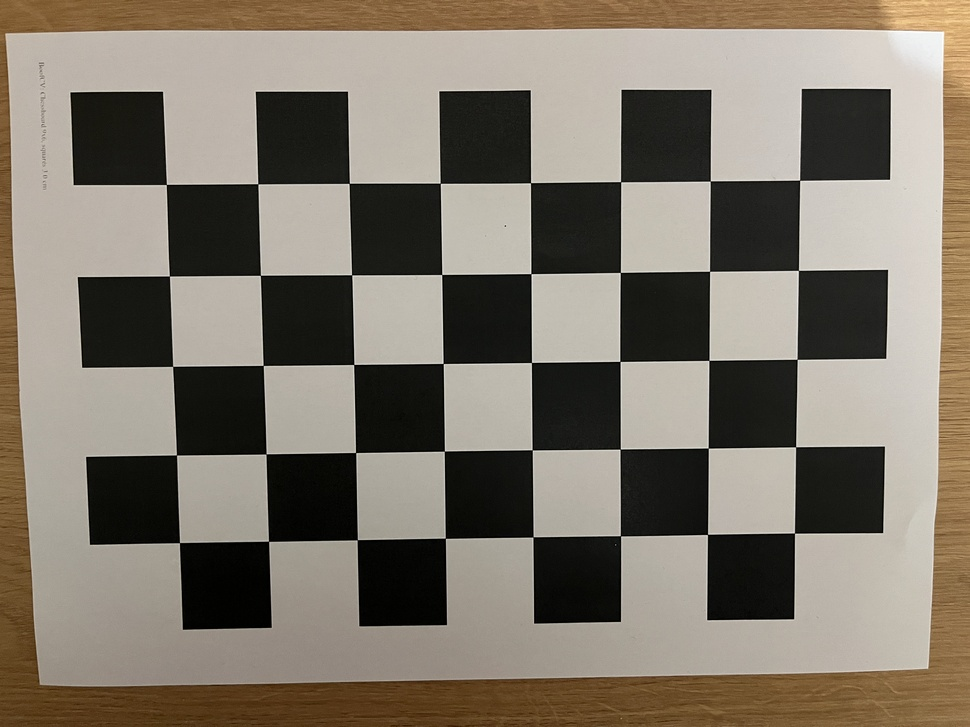
#> input picture images/IMG_3653.JPG, 970 x 727 px, shrunk from 4032 x 3024 before the run; its folder holds only this picture in this run
$ python pose.py
#> lines starting #> are read from the running program, lines starting #| are printed output that depends on the picture; after the words box and inside, x2 and y2 are one past the last pixel; in counts of white or black regions, pixels touching at a corner belong together
import glob
import os
import time

import numpy as np
import cv2 as cv

def read_native(fname):
    img = cv.imread(fname, cv.IMREAD_COLOR | cv.IMREAD_IGNORE_ORIENTATION)
    if img is not None and img.shape[0] > img.shape[1]:
        print(f"[ROTATION] {fname} : image en portrait remise en paysage")
        img = cv.rotate(img, cv.ROTATE_90_CLOCKWISE)
    return img

IMAGES_GLOB = "images/*.jpg"
OUT_DIR = "resultats"

data = np.load(os.path.join(OUT_DIR, "calibration.npz"))
#> (reads resultats/calibration.npz from the repository)
K, dist = data["mtx"], data["dist"]
S = float(data["square_size_mm"])
PATTERN_SIZE = tuple(int(v) for v in data["pattern_size"])

criteria = (cv.TERM_CRITERIA_EPS + cv.TERM_CRITERIA_MAX_ITER, 30, 0.001)
objp = np.zeros((PATTERN_SIZE[0] * PATTERN_SIZE[1], 3), np.float32)
objp[:, :2] = np.mgrid[0:PATTERN_SIZE[0], 0:PATTERN_SIZE[1]].T.reshape(-1, 2) * S

L = 3 * S
axis = np.float32([[L, 0, 0], [0, L, 0], [0, 0, -L]])
cube = np.float32([[0, 0, 0], [0, L, 0], [L, L, 0], [L, 0, 0],
                   [0, 0, -L], [0, L, -L], [L, L, -L], [L, 0, -L]])

def pt(p):
    return tuple(int(round(v)) for v in p.ravel())

def draw_axes(img, origin, pts):
    o = pt(origin)
    img = cv.line(img, o, pt(pts[0]), (255, 0, 0), 5)
    img = cv.line(img, o, pt(pts[1]), (0, 255, 0), 5)
    img = cv.line(img, o, pt(pts[2]), (0, 0, 255), 5)
    return img

def draw_cube(img, pts):
    pts = np.int32(pts).reshape(-1, 2)
    img = cv.drawContours(img, [pts[:4]], -1, (0, 255, 0), -3)
    for i, j in zip(range(4), range(4, 8)):
        img = cv.line(img, tuple(pts[i]), tuple(pts[j]), (255, 0, 0), 3)
    img = cv.drawContours(img, [pts[4:]], -1, (0, 0, 255), 3)
    return img

METHODS = {name: getattr(cv, flag) for name, flag in [
    ("ITERATIVE (Levenberg-Marquardt)", "SOLVEPNP_ITERATIVE"),
    ("EPNP (linéaire, n points)", "SOLVEPNP_EPNP"),
    ("SQPNP", "SOLVEPNP_SQPNP"),
    ("IPPE (mire plane)", "SOLVEPNP_IPPE"),
] if hasattr(cv, flag)}

stats = {m: [] for m in METHODS}

for fname in sorted(glob.glob(IMAGES_GLOB)):
    img = read_native(fname)
#> in read_native, img is the input picture: shape (727, 970, 3); mean B, G, R 106.1, 118.4, 126.7
    gray = cv.cvtColor(img, cv.COLOR_BGR2GRAY)
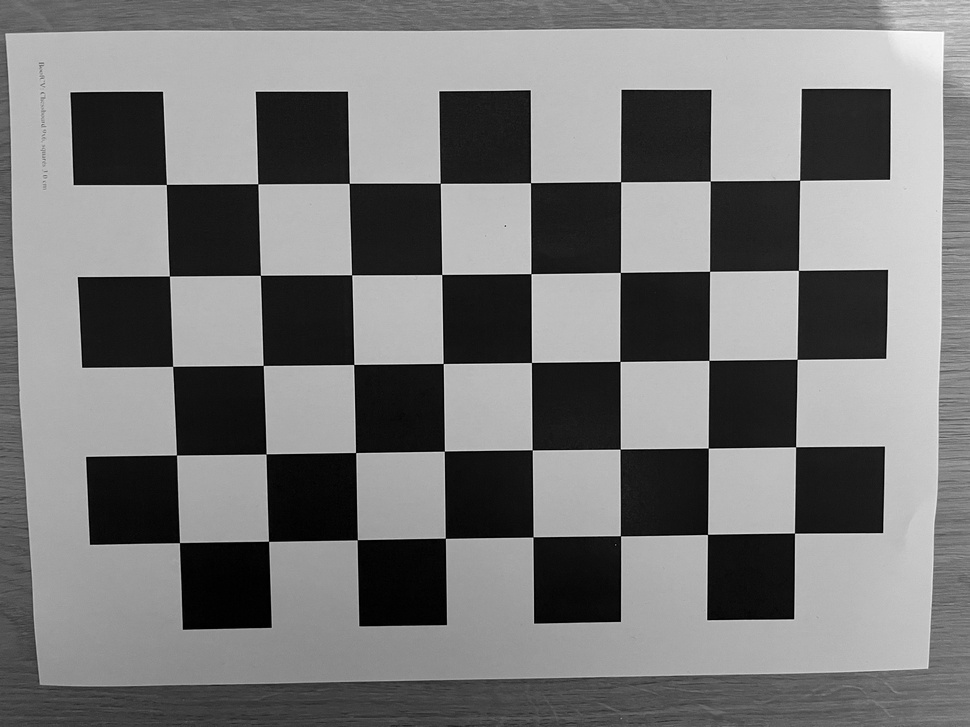
#> gray: shape (727, 970); min 0, max 255, mean 119.5
    ret, corners = cv.findChessboardCorners(gray, PATTERN_SIZE, None)
#> ret = True; corners = 40 rows, first 8: [166.4, 184.5], [257.8, 183.8], [349.2, 183.4], [440.3, 183.3], [530.5, 182.7], [620.6, 181.7], [710.3, 181], [799.6, 180.2]
    if not ret:
        continue
    corners2 = cv.cornerSubPix(gray, corners, (11, 11), (-1, -1), criteria)
#> corners2 = 40 rows, first 8: [166.3, 184.4], [257.8, 183.8], [349.2, 183.3], [440.3, 183.3], [530.5, 182.7], [620.6, 181.7], [710.3, 181], [799.6, 180.3]

    ok, rvec, tvec, inliers = cv.solvePnPRansac(objp, corners2, K, dist)
#> ok = True; rvec = [-0.0905, 0.189, -0.00611]; tvec = [-587.5, -412.6, 1034.3]; inliers = [4, 5, 6, 10, 11, 12, 13, 14, 15, 17, 18, 22, 23, 31]
    if not ok:
        continue

    R, _ = cv.Rodrigues(rvec)
#> R = [[0.982, -0.00247, 0.188], [-0.0146, 0.996, 0.0892], [-0.188, -0.0904, 0.978]]
    C = -R.T @ tvec
#> C = [765.2, 502.9, -864.1]
    print(f"{os.path.basename(fname):30s} distance caméra-mire = {np.linalg.norm(tvec):7.1f} mm"
          f"   C = {np.round(C.ravel(), 1)}")
#| IMG_3653.JPG                   distance caméra-mire =  1259.0 mm   C = [ 765.2  502.9 -864.1]

    imgpts, _ = cv.projectPoints(axis, rvec, tvec, K, dist)
#> imgpts = [[436.1, 178.8], [167.2, 453.1], [-343.7, -162.9]]
    cv.imwrite(os.path.join(OUT_DIR, "axes_" + os.path.basename(fname)),
               draw_axes(img.copy(), corners2[0], imgpts))
#> in draw_axes, `o = pt(origin)`: o = (166, 184)
#> in draw_axes, `img = cv.line(img, o, pt(pts[2]), (0, 0, 255), 5)`:
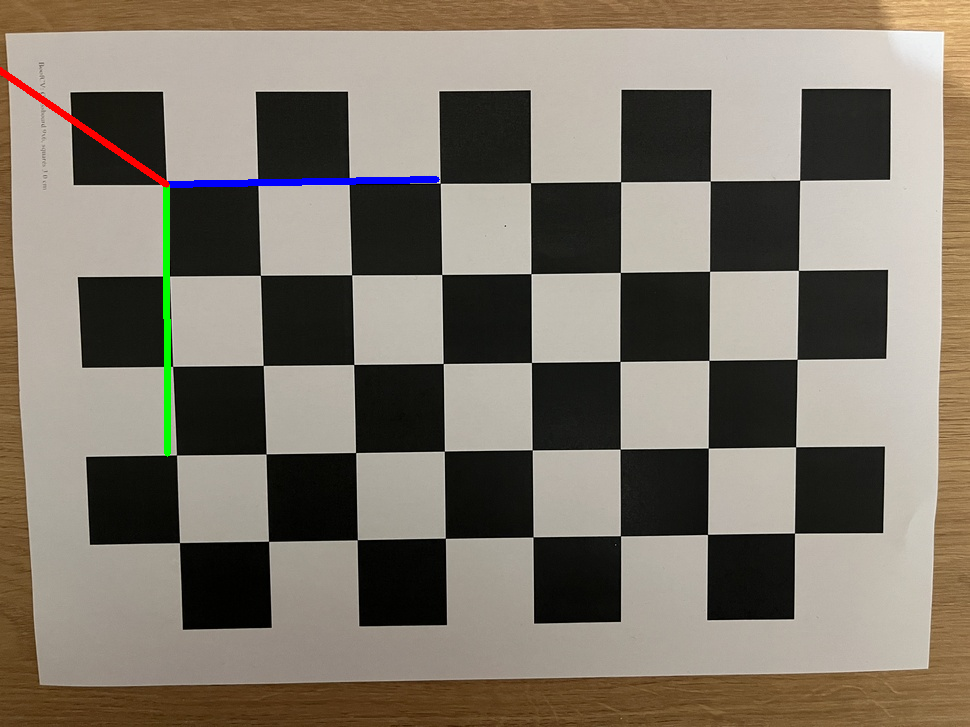
#> img: shape (727, 970, 3); mean of channels 0, 1, 2 106.1, 118.3, 126.4; drawn as B, G, R

    imgpts, _ = cv.projectPoints(cube, rvec, tvec, K, dist)
#> imgpts = [[124.5, 151.5], [167.2, 453.1], [452.2, 460.8], [436.1, 178.8], [-343.7, -162.9], [-214.2, 245.4], [189.4, 299.4], [121.7, -58.98]]
    cv.imwrite(os.path.join(OUT_DIR, "cube_" + os.path.basename(fname)),
               draw_cube(img.copy(), imgpts))
#> in draw_cube, `pts = np.int32(pts).reshape(-1, 2)`: pts = [[124, 151], [167, 453], [452, 460], [436, 178], [-343, -162], [-214, 245], [189, 299], [121, -58]]
#> the loop in draw_cube, `for i, j in zip(range(4), range(4, 8)):` made 4 passes
#> pass 1, in draw_cube, `img = cv.line(img, tuple(pts[i]), tuple(pts[j]), (255, 0, 0), 3)`:
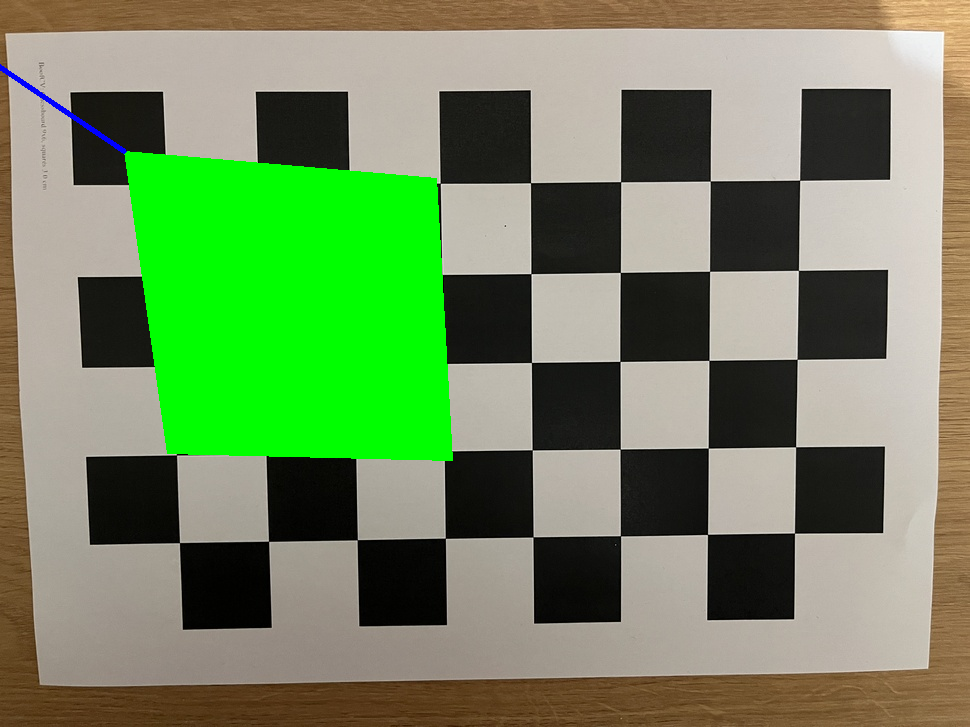
#> img: shape (727, 970, 3); mean of channels 0, 1, 2 95.2, 137.9, 114.3; drawn as B, G, R
#> pass 3, in draw_cube, `img = cv.line(img, tuple(pts[i]), tuple(pts[j]), (255, 0, 0), 3)`:
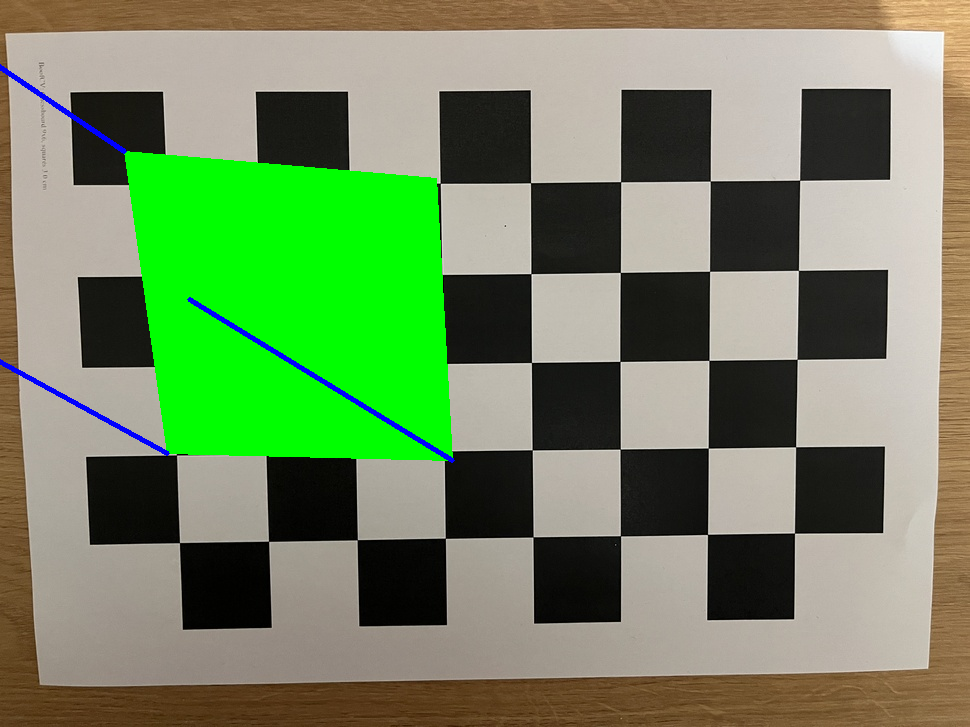
#> img: shape (727, 970, 3); mean of channels 0, 1, 2 95.9, 137.1, 114.1; drawn as B, G, R
#> after the loop in draw_cube, `for i, j in zip(range(4), range(4, 8)):`:
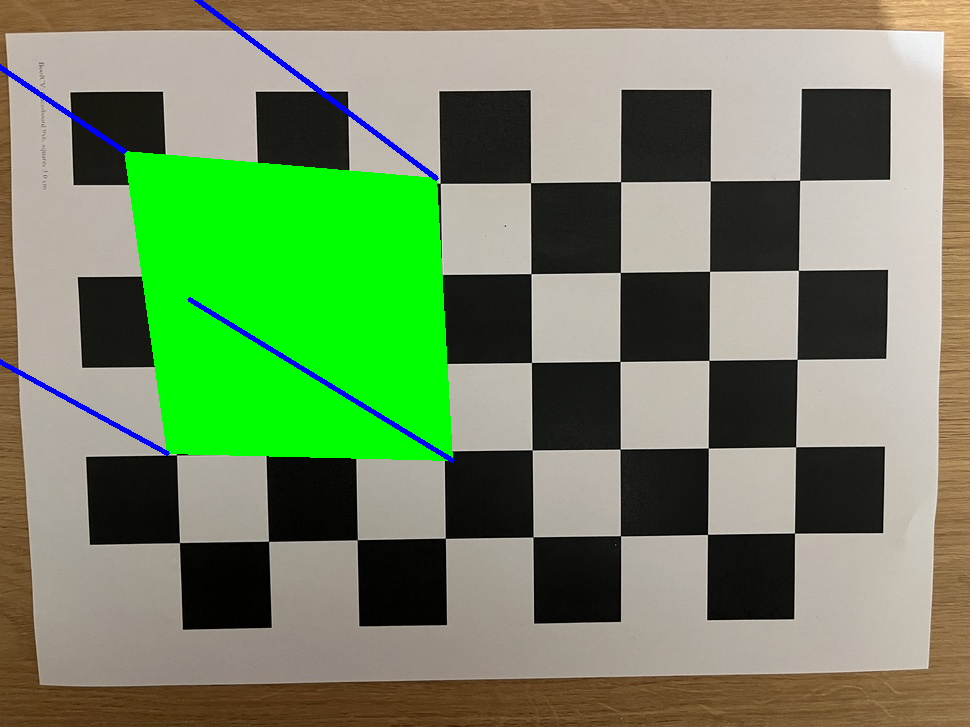
#> img: shape (727, 970, 3); 0.22% of pixels changed, all inside (x1, y1, x2, y2) = (194, 0, 439, 181); drawn as B, G, R
#> in draw_cube, `img = cv.drawContours(img, [pts[4:]], -1, (0, 0, 255), 3)`:
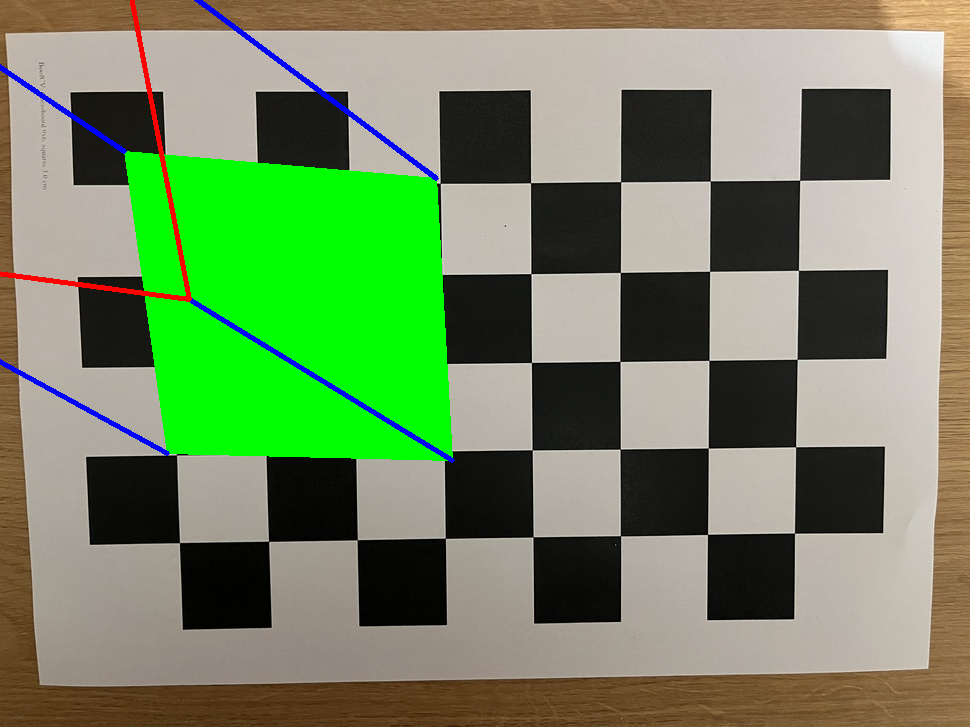
#> img: shape (727, 970, 3); 0.35% of pixels changed, all inside (x1, y1, x2, y2) = (0, 0, 192, 302); drawn as B, G, R

    for name, flag in METHODS.items():
        t0 = time.perf_counter()
        ok, rv, tv = cv.solvePnP(objp, corners2, K, dist, flags=flag)
        dt = (time.perf_counter() - t0) * 1000
        if not ok:
            continue
        proj, _ = cv.projectPoints(objp, rv, tv, K, dist)

        err = np.sqrt(np.mean(np.sum((proj.reshape(-1, 2) - corners2.reshape(-1, 2)) ** 2, axis=1)))
        stats[name].append((err, dt))
#> this loop made 4 passes
#> (rv, tv, err) on passes 1 to 4: ([-0.153, 0.208, -0.00795], [-591, -415, 1048.8], 8.26), ([-0.303, 0.458, 0.0759], [-490.1, -352.9, 901.7], 46.97), ([-0.155, 0.209, -0.00774], [-590, -414.3, 1047.4], 8.33), ([-0.155, 0.201, -0.0106], [-592.3, -415.5, 1050.8], 8.36)

print("\n===== Comparaison des algorithmes PnP (moyenne sur les images) =====")
print(f"{'Méthode':35s} {'RMS reproj. (px)':>17s} {'Temps (ms)':>11s}")
for name, v in stats.items():
    if v:
        a = np.array(v)
        print(f"{name:35s} {a[:, 0].mean():17.4f} {a[:, 1].mean():11.3f}")
